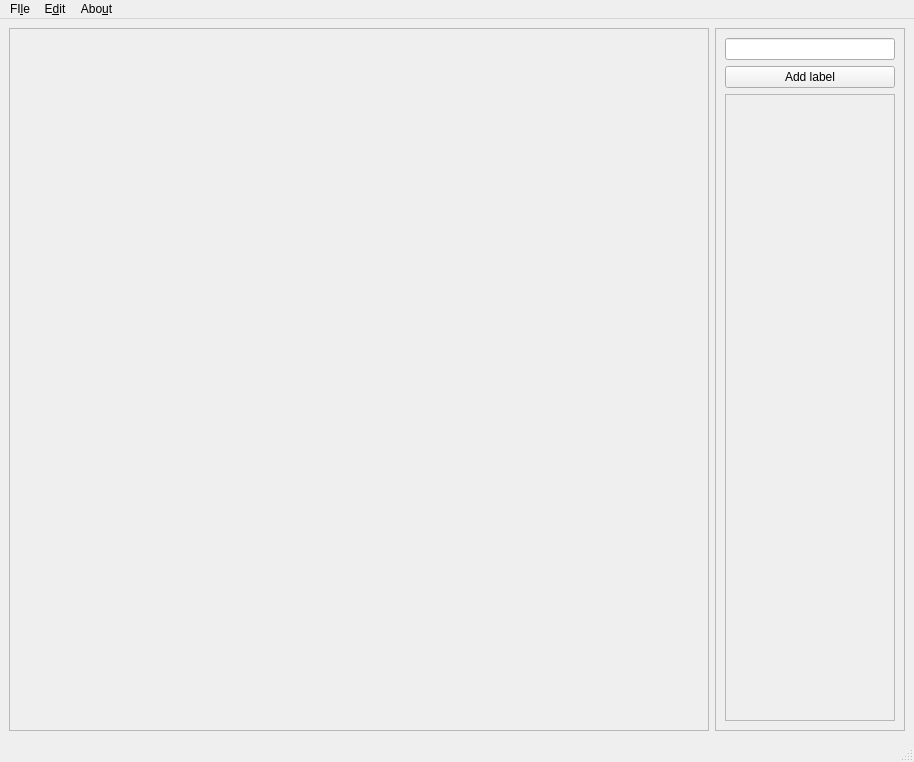
<?xml version="1.0" encoding="UTF-8"?>
<ui version="4.0">
 <class>MainWindow</class>
 <widget class="QMainWindow" name="MainWindow">
  <property name="geometry">
   <rect>
    <x>0</x>
    <y>0</y>
    <width>914</width>
    <height>762</height>
   </rect>
  </property>
  <property name="windowTitle">
   <string>MainWindow</string>
  </property>
  <widget class="QWidget" name="centralwidget">
   <layout class="QHBoxLayout" name="horizontalLayout">
    <item>
     <widget class="QFrame" name="MidColumn">
      <property name="minimumSize">
       <size>
        <width>700</width>
        <height>700</height>
       </size>
      </property>
      <property name="frameShape">
       <enum>QFrame::StyledPanel</enum>
      </property>
      <property name="frameShadow">
       <enum>QFrame::Raised</enum>
      </property>
     </widget>
    </item>
    <item>
     <widget class="QFrame" name="RightColumn">
      <property name="minimumSize">
       <size>
        <width>190</width>
        <height>700</height>
       </size>
      </property>
      <property name="maximumSize">
       <size>
        <width>190</width>
        <height>16777215</height>
       </size>
      </property>
      <property name="frameShape">
       <enum>QFrame::StyledPanel</enum>
      </property>
      <property name="frameShadow">
       <enum>QFrame::Raised</enum>
      </property>
      <layout class="QVBoxLayout" name="verticalLayout_2">
       <item>
        <widget class="QLineEdit" name="LabelTextLine"/>
       </item>
       <item>
        <widget class="QPushButton" name="LabelAddButton">
         <property name="text">
          <string>Add label</string>
         </property>
        </widget>
       </item>
       <item>
        <widget class="QScrollArea" name="LabelsArea">
         <property name="widgetResizable">
          <bool>true</bool>
         </property>
         <widget class="QWidget" name="scrollAreaWidgetContents_2">
          <property name="geometry">
           <rect>
            <x>0</x>
            <y>0</y>
            <width>168</width>
            <height>616</height>
           </rect>
          </property>
         </widget>
        </widget>
       </item>
      </layout>
     </widget>
    </item>
   </layout>
  </widget>
  <widget class="QMenuBar" name="menubar">
   <property name="geometry">
    <rect>
     <x>0</x>
     <y>0</y>
     <width>914</width>
     <height>22</height>
    </rect>
   </property>
   <widget class="QMenu" name="menuFIle">
    <property name="title">
     <string>FI&amp;le</string>
    </property>
    <addaction name="actionOpen_files"/>
    <addaction name="actionOpen_session"/>
    <addaction name="actionSave_session"/>
    <addaction name="separator"/>
    <addaction name="actionExit"/>
   </widget>
   <widget class="QMenu" name="menuEdit">
    <property name="title">
     <string>E&amp;dit</string>
    </property>
    <addaction name="actionUndo"/>
    <addaction name="separator"/>
    <addaction name="actionPreferences"/>
   </widget>
   <widget class="QMenu" name="menuAbout">
    <property name="title">
     <string>Abo&amp;ut</string>
    </property>
    <addaction name="actionHelp"/>
    <addaction name="actionAbout"/>
   </widget>
   <addaction name="menuFIle"/>
   <addaction name="menuEdit"/>
   <addaction name="menuAbout"/>
  </widget>
  <widget class="QStatusBar" name="statusbar"/>
  <action name="actionOpen_files">
   <property name="text">
    <string>&amp;Open files</string>
   </property>
  </action>
  <action name="actionOpen_session">
   <property name="text">
    <string>O&amp;pen session</string>
   </property>
  </action>
  <action name="actionSave_session">
   <property name="text">
    <string>&amp;Save session</string>
   </property>
  </action>
  <action name="actionExit">
   <property name="text">
    <string>&amp;Exit</string>
   </property>
  </action>
  <action name="actionUndo">
   <property name="text">
    <string>&amp;Undo</string>
   </property>
  </action>
  <action name="actionPreferences">
   <property name="text">
    <string>&amp;Preferences</string>
   </property>
  </action>
  <action name="actionHelp">
   <property name="text">
    <string>&amp;Help</string>
   </property>
  </action>
  <action name="actionAbout">
   <property name="text">
    <string>&amp;About</string>
   </property>
  </action>
 </widget>
 <resources/>
 <connections/>
</ui>
